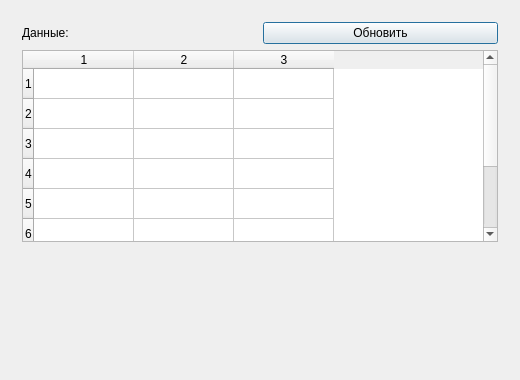
<?xml version="1.0" encoding="UTF-8"?>
<ui version="4.0"><class>Dialog</class><widget class="QDialog" name="Dialog"><property name="geometry"><rect><x>0</x><y>0</y><width>520</width><height>380</height></rect></property><property name="windowTitle"><string>#109 tables/194_in_grid</string></property><layout class="QVBoxLayout" name="verticalLayout"><property name="leftMargin"><number>11</number></property><property name="topMargin"><number>11</number></property><property name="rightMargin"><number>11</number></property><property name="bottomMargin"><number>11</number></property><property name="spacing"><number>6</number></property><item><layout class="QGridLayout" name="g"><property name="leftMargin"><number>11</number></property><property name="topMargin"><number>11</number></property><property name="rightMargin"><number>11</number></property><property name="bottomMargin"><number>11</number></property><property name="spacing"><number>6</number></property><item row="0" column="0"><widget class="QLabel" name="l1"><property name="text"><string>Данные:</string></property></widget></item><item row="0" column="1"><widget class="QPushButton" name="b1"><property name="text"><string>Обновить</string></property></widget></item><item row="1" column="0" colspan="2"><widget class="QTableWidget" name="table"><property name="rowCount"><number>8</number></property><property name="columnCount"><number>3</number></property></widget></item></layout></item><item><spacer name="verticalSpacer"><property name="orientation"><enum>Qt::Orientation::Vertical</enum></property><property name="sizeHint" stdset="0"><size><width>40</width><height>20</height></size></property></spacer></item></layout></widget></ui>
